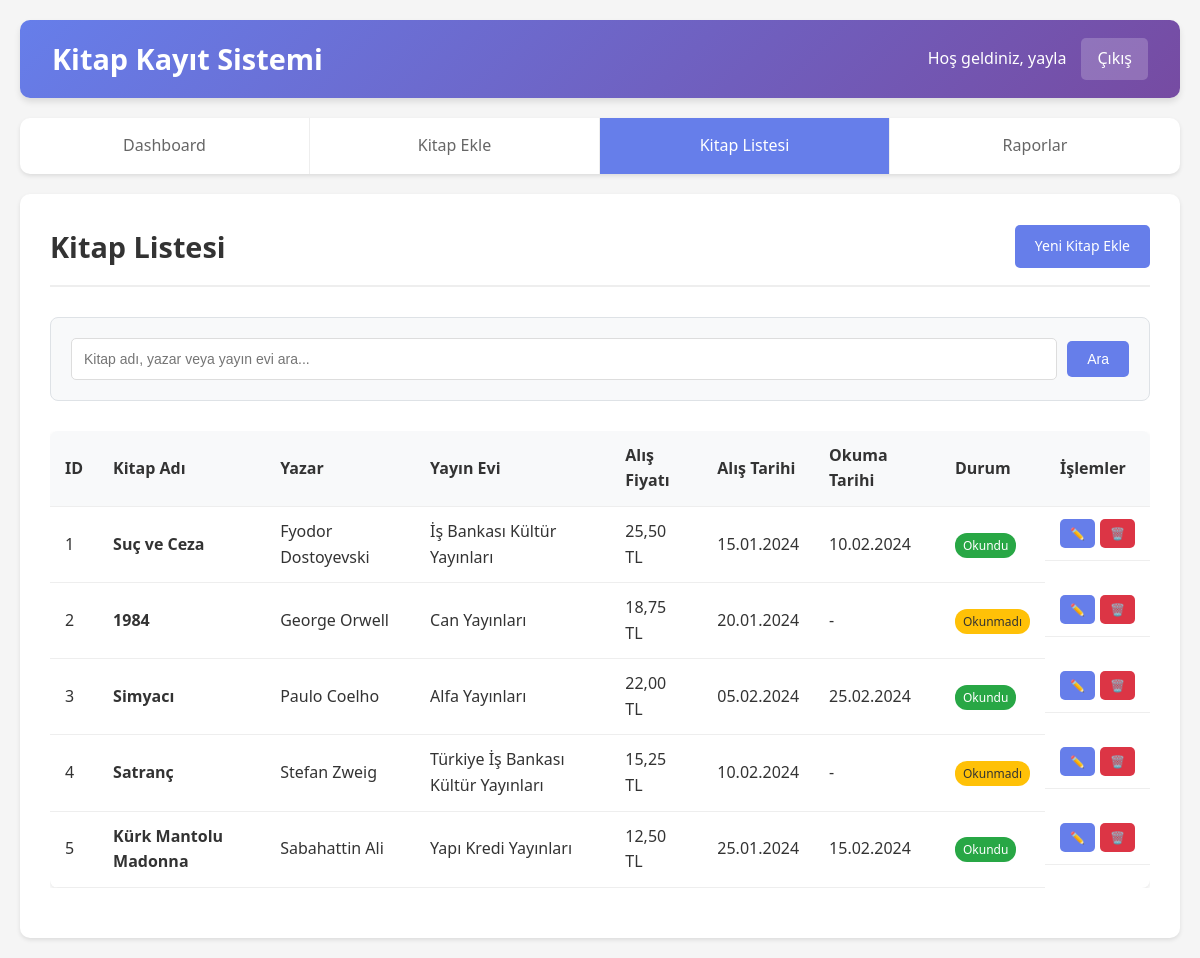
The page /pages/list_books.php (signed in) on the database its author committed.
### tables this page shows
CREATE TABLE IF NOT EXISTS kitaplar (
    id INT AUTO_INCREMENT PRIMARY KEY,
    kitap_adi VARCHAR(255) NOT NULL,
    kitap_yazari VARCHAR(255) NOT NULL,
    yayin_evi VARCHAR(255) NOT NULL,
    alis_fiyati DECIMAL(10,2) NOT NULL,
    alis_tarihi DATE NOT NULL,
    okuma_tarihi DATE NULL,
    kayit_tarihi TIMESTAMP DEFAULT CURRENT_TIMESTAMP,
    guncelleme_tarihi TIMESTAMP DEFAULT CURRENT_TIMESTAMP ON UPDATE CURRENT_TIMESTAMP,
    INDEX idx_kitap_adi (kitap_adi),
    INDEX idx_yazar (kitap_yazari),
    INDEX idx_yayin_evi (yayin_evi),
    INDEX idx_alis_tarihi (alis_tarihi),
    INDEX idx_okuma_tarihi (okuma_tarihi)
);

### includes/auth.php (called while the page is built, shortened)
<?php
function getAdminUsername() {
    return $_SESSION['admin_username'] ?? 'Admin';
}
function generateCSRFToken() {
    return $_SESSION['csrf_token'];
}
?>

### includes/functions.php (called while the page is built, shortened)
<?php
function getAllBooks($limit = null, $offset = 0, $search = '') {
    try {
        $db = getDB();
        $sql = "SELECT * FROM kitaplar";
        $sql .= " ORDER BY kayit_tarihi DESC";
        if ($limit) {
            $sql .= " LIMIT :limit OFFSET :offset";
        }
        $stmt = $db->prepare($sql);
        if ($limit) {
            $stmt->bindParam(':limit', $limit, PDO::PARAM_INT);
            $stmt->bindParam(':offset', $offset, PDO::PARAM_INT);
        }
        $stmt->execute();
        return $stmt->fetchAll();
    } catch(PDOException $e) {
        error_log("Kitap listeleme hatası: " . $e->getMessage());
        return [];
    }
}
function formatDate($date, $format = 'd.m.Y') {
    if (empty($date)) return '-';
    return date($format, strtotime($date));
}
function formatPrice($price) {
    return number_format($price, 2, ',', '.') . ' TL';
}
?>

### pages/list_books.php (the view, shortened to what this page needs)
<?php
require_once '../includes/auth.php';
require_once '../includes/functions.php';
$page = isset($_GET['page']) ? max(1, (int)$_GET['page']) : 1;
$per_page = 10;
$offset = ($page - 1) * $per_page;
$search = cleanInput($_GET['search'] ?? '');
$books = getAllBooks($per_page, $offset, $search);
$csrf_token = generateCSRFToken();
?>
<!DOCTYPE html>
<html lang="tr">
<head>
    <link rel="stylesheet" href="../assets/css/style.css">
</head>
<body>
    <div class="container">
        <header class="header">
            <h1>Kitap Kayıt Sistemi</h1>
            <div class="user-info">
                <span>Hoş geldiniz, <?php echo htmlspecialchars(getAdminUsername()); ?></span>
                <a href="dashboard.php?logout=1" class="logout-btn">Çıkış</a>
            </div>
        </header>
        <nav class="navigation">
            <ul>
                <li><a href="dashboard.php">Dashboard</a></li>
                <li><a href="add_book.php">Kitap Ekle</a></li>
                <li><a href="list_books.php" class="active">Kitap Listesi</a></li>
                <li><a href="reports.php">Raporlar</a></li>
            </ul>
        </nav>
        <main class="main-content">
            <div class="page-header">
                <h2>Kitap Listesi</h2>
                <a href="add_book.php" class="btn btn-primary">Yeni Kitap Ekle</a>
            </div>
            <div class="search-container">
                <form method="GET" action="" class="search-form">
                    <div class="search-group">
                        <input type="text" name="search" placeholder="Kitap adı, yazar veya yayın evi ara..."
                               value="<?php echo htmlspecialchars($search); ?>" class="search-input">
                        <button type="submit" class="btn btn-primary">Ara</button>
                    </div>
                </form>
            </div>
            <?php if (!empty($books)): ?>
                <div class="table-responsive">
                    <table class="data-table">
                        <thead>
                            <tr>
                                <th>ID</th>
                                <th>Kitap Adı</th>
                                <th>Yazar</th>
                                <th>Yayın Evi</th>
                                <th>Alış Fiyatı</th>
                                <th>Alış Tarihi</th>
                                <th>Okuma Tarihi</th>
                                <th>Durum</th>
                                <th>İşlemler</th>
                            </tr>
                        </thead>
                        <tbody>
                            <?php foreach ($books as $book): ?>
                                <tr>
                                    <td><?php echo $book['id']; ?></td>
                                    <td class="book-title"><?php echo htmlspecialchars($book['kitap_adi']); ?></td>
                                    <td><?php echo htmlspecialchars($book['kitap_yazari']); ?></td>
                                    <td><?php echo htmlspecialchars($book['yayin_evi']); ?></td>
                                    <td><?php echo formatPrice($book['alis_fiyati']); ?></td>
                                    <td><?php echo formatDate($book['alis_tarihi']); ?></td>
                                    <td><?php echo formatDate($book['okuma_tarihi']); ?></td>
                                    <td>
                                        <?php if ($book['okuma_tarihi']): ?>
                                            <span class="status-read">Okundu</span>
                                        <?php else: ?>
                                            <span class="status-unread">Okunmadı</span>
                                        <?php endif; ?>
                                    </td>
                                    <td class="actions">
                                        <a href="edit_book.php?id=<?php echo $book['id']; ?>"
                                           class="btn btn-sm btn-primary" title="Düzenle">✏️</a>
                                        <a href="?delete=<?php echo $book['id']; ?>&csrf_token=<?php echo $csrf_token; ?>"
                                           class="btn btn-sm btn-danger" title="Sil"
                                           onclick="return confirm('Bu kitabı silmek istediğinizden emin misiniz?')">🗑️</a>
                                    </td>
                                </tr>
                            <?php endforeach; ?>
                        </tbody>
                    </table>
                </div>
            <?php endif; ?>
        </main>
    </div>
</body>
</html>

### assets/css/style.css (style rules this page uses)
* { margin: 0; padding: 0; box-sizing: border-box; }
body { font-family: 'Segoe UI', Tahoma, Geneva, Verdana, sans-serif; line-height: 1.6; color: #333; background-color: #f5f5f5; }
.container { max-width: 1200px; margin: 0 auto; padding: 20px; }
.header { background: linear-gradient(135deg, #667eea 0%, #764ba2 100%); color: white; padding: 1rem 2rem; border-radius: 10px; margin-bottom: 20px; display: flex; justify-content: space-between; align-items: center; box-shadow: 0 4px 6px rgba(0, 0, 0, 0.1); }
.header h1 { font-size: 1.8rem; font-weight: 600; }
.user-info { display: flex; align-items: center; gap: 15px; }
.logout-btn { background: rgba(255, 255, 255, 0.2); color: white; padding: 8px 16px; text-decoration: none; border-radius: 5px; transition: background 0.3s; }
.navigation { background: white; border-radius: 10px; margin-bottom: 20px; box-shadow: 0 2px 4px rgba(0, 0, 0, 0.1); overflow: hidden; }
.navigation ul { list-style: none; display: flex; margin: 0; padding: 0; }
.navigation li { flex: 1; }
.navigation a { display: block; padding: 15px 20px; text-decoration: none; color: #666; text-align: center; transition: all 0.3s; border-right: 1px solid #eee; }
.navigation a:hover, .navigation a.active { background: #667eea; color: white; }
.navigation li:last-child a { border-right: none; }
.main-content { background: white; border-radius: 10px; padding: 30px; box-shadow: 0 2px 4px rgba(0, 0, 0, 0.1); min-height: 500px; }
.page-header { display: flex; justify-content: space-between; align-items: center; margin-bottom: 30px; padding-bottom: 15px; border-bottom: 2px solid #eee; }
.page-header h2 { color: #333; font-size: 1.8rem; font-weight: 600; }
.btn { display: inline-block; padding: 10px 20px; background: #667eea; color: white; text-decoration: none; border-radius: 5px; border: none; cursor: pointer; font-size: 14px; transition: all 0.3s; text-align: center; }
.btn-primary { background: #667eea; }
.btn-danger { background: #dc3545; }
.btn-sm { padding: 5px 10px; font-size: 12px; }
.table-responsive { overflow-x: auto; margin-bottom: 20px; }
.data-table { width: 100%; border-collapse: collapse; background: white; border-radius: 8px; overflow: hidden; box-shadow: 0 2px 4px rgba(0, 0, 0, 0.1); }
.data-table th, .data-table td { padding: 12px 15px; text-align: left; border-bottom: 1px solid #eee; }
.data-table th { background: #f8f9fa; font-weight: 600; color: #333; }
.book-title { font-weight: 600; color: #333; }
.actions { display: flex; gap: 5px; }
.status-read { background: #28a745; color: white; padding: 4px 8px; border-radius: 12px; font-size: 12px; font-weight: 500; }
.status-unread { background: #ffc107; color: #333; padding: 4px 8px; border-radius: 12px; font-size: 12px; font-weight: 500; }
.search-container { margin-bottom: 30px; }
.search-form { background: #f8f9fa; padding: 20px; border-radius: 8px; border: 1px solid #dee2e6; }
.search-group { display: flex; gap: 10px; align-items: center; }
.search-input { flex: 1; padding: 12px; border: 1px solid #ddd; border-radius: 5px; font-size: 14px; }

### rows shown on the page
kitaplar: id "1", kitap_adi "Suç ve Ceza", kitap_yazari "Fyodor Dostoyevski", yayin_evi "İş Bankası Kültür Yayınları", alis_fiyati "25,50 TL", alis_tarihi "15.01.2024", okuma_tarihi "10.02.2024", shows "Okundu"
kitaplar: id "2", kitap_adi "1984", kitap_yazari "George Orwell", yayin_evi "Can Yayınları", alis_fiyati "18,75 TL", alis_tarihi "20.01.2024", okuma_tarihi "-", shows "Okunmadı"
kitaplar: id "3", kitap_adi "Simyacı", kitap_yazari "Paulo Coelho", yayin_evi "Alfa Yayınları", alis_fiyati "22,00 TL", alis_tarihi "05.02.2024", okuma_tarihi "25.02.2024", shows "Okundu"
kitaplar: id "4", kitap_adi "Satranç", kitap_yazari "Stefan Zweig", yayin_evi "Türkiye İş Bankası Kültür Yayınları", alis_fiyati "15,25 TL", alis_tarihi "10.02.2024", okuma_tarihi "-", shows "Okunmadı"
kitaplar: id "5", kitap_adi "Kürk Mantolu Madonna", kitap_yazari "Sabahattin Ali", yayin_evi "Yapı Kredi Yayınları", alis_fiyati "12,50 TL", alis_tarihi "25.01.2024", okuma_tarihi "15.02.2024", shows "Okundu"

### other values the page prints
getAdminUsername() "yayla"
